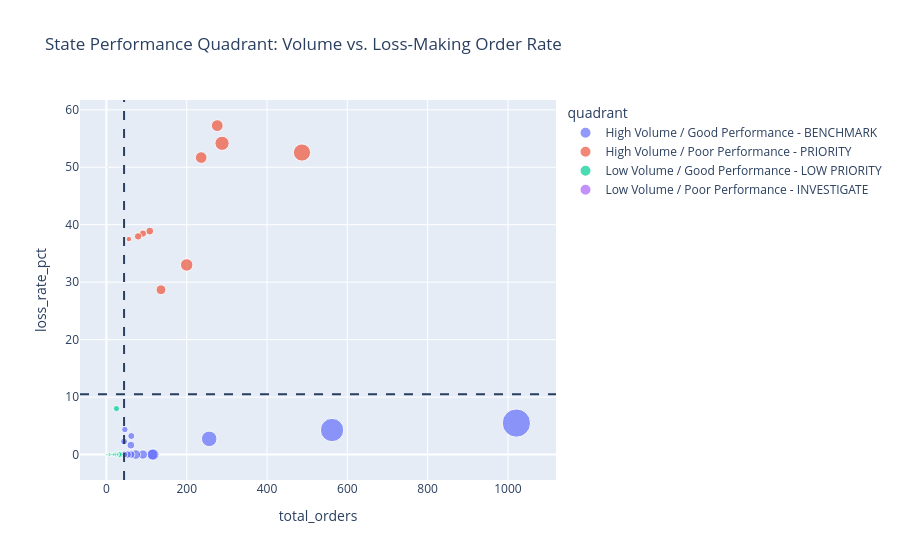

Here is the notebook cell this chart was saved with:
### Code cell
fig = px.scatter(loc_perf, x='total_orders', y='loss_rate_pct', size='total_revenue', color='quadrant',
                 hover_name='state', title='State Performance Quadrant: Volume vs. Loss-Making Order Rate')
fig.add_vline(x=median_orders, line_dash='dash')
fig.add_hline(y=avg_loss, line_dash='dash')
fig.show()

### Figure 1 — Plotly figure (JSON) as saved in the notebook; plotly's stock layout.template omitted (floating-point values rounded to 4 significant figures)
{"data": [{"hovertemplate": "<b>%{hovertext}</b><br><br>quadrant=High Volume / Good Performance - BENCHMARK<br>total_orders=%{x}<br>loss_rate_pct=%{y}<br>total_revenue=%{marker.size}<extra></extra>", "hovertext": ["California", "New York", "Washington", "Michigan", "Virginia", "Georgia", "Indiana", "Massachusetts", "New Jersey", "Kentucky", "Wisconsin", "Maryland", "Connecticut", "Minnesota", "Delaware"], "legendgroup": "High Volume / Good Performance - BENCHMARK", "marker": {"color": "#636efa", "size": [457700.0, 310900.0, 138600.0, 76270.0, 70640.0, 49100.0, 53560.0, 28630.0, 35760.0, 36590.0, 32110.0, 23710.0, 13380.0, 29860.0, 27450.0], "sizemode": "area", "sizeref": 1144.0, "symbol": "circle"}, "mode": "markers", "name": "High Volume / Good Performance - BENCHMARK", "orientation": "v", "showlegend": true, "type": "scatter", "x": [1021, 562, 256, 117, 115, 91, 73, 62, 61, 61, 53, 46, 45, 44, 44], "xaxis": "x", "y": [5.48, 4.27, 2.73, 0.0, 0.0, 0.0, 0.0, 3.23, 1.64, 0.0, 0.0, 4.35, 2.22, 0.0, 2.27], "yaxis": "y"}, {"hovertemplate": "<b>%{hovertext}</b><br><br>quadrant=High Volume / Poor Performance - PRIORITY<br>total_orders=%{x}<br>loss_rate_pct=%{y}<br>total_revenue=%{marker.size}<extra></extra>", "hovertext": ["Texas", "Pennsylvania", "Illinois", "Ohio", "Florida", "North Carolina", "Arizona", "Tennessee", "Colorado", "Oregon"], "legendgroup": "High Volume / Poor Performance - PRIORITY", "marker": {"color": "#EF553B", "size": [170200.0, 116500.0, 80170.0, 78260.0, 89470.0, 55600.0, 35280.0, 30660.0, 32110.0, 17430.0], "sizemode": "area", "sizeref": 1144.0, "symbol": "circle"}, "mode": "markers", "name": "High Volume / Poor Performance - PRIORITY", "orientation": "v", "showlegend": true, "type": "scatter", "x": [487, 288, 276, 236, 200, 136, 108, 91, 79, 56], "xaxis": "x", "y": [52.57, 54.17, 57.25, 51.69, 33.0, 28.68, 38.89, 38.46, 37.97, 37.5], "yaxis": "y"}, {"hovertemplate": "<b>%{hovertext}</b><br><br>quadrant=Low Volume / Good Performance - LOW PRIORITY<br>total_orders=%{x}<br>loss_rate_pct=%{y}<br>total_revenue=%{marker.size}<extra></extra>", "hovertext": ["Alabama", "Oklahoma", "Missouri", "Arkansas", "Mississippi", "Utah", "Rhode Island", "Nebraska", "Nevada", "New Mexico", "Louisiana", "South Carolina", "New Hampshire", "Iowa", "Kansas", "Idaho", "Montana", "Vermont", "South Dakota", "District of Columbia", "Maine", "North Dakota", "Wyoming"], "legendgroup": "Low Volume / Good Performance - LOW PRIORITY", "marker": {"color": "#00cc96", "size": [19510.0, 19680.0, 22210.0, 11680.0, 10770.0, 11220.0, 22630.0, 7465.0, 16730.0, 4784.0, 9217.0, 8482.0, 7293.0, 4580.0, 2914.0, 4382.0, 5589.0, 8929.0, 1316.0, 2865.0, 1271.0, 919.9, 1603.0], "sizemode": "area", "sizeref": 1144.0, "symbol": "circle"}, "mode": "markers", "name": "Low Volume / Good Performance - LOW PRIORITY", "orientation": "v", "showlegend": true, "type": "scatter", "x": [34, 34, 30, 27, 26, 26, 25, 23, 23, 22, 21, 20, 17, 17, 14, 11, 8, 6, 5, 4, 3, 2, 1], "xaxis": "x", "y": [0.0, 0.0, 0.0, 0.0, 0.0, 0.0, 8.0, 0.0, 0.0, 0.0, 0.0, 0.0, 0.0, 0.0, 0.0, 0.0, 0.0, 0.0, 0.0, 0.0, 0.0, 0.0, 0.0], "yaxis": "y"}, {"hovertemplate": "<b>%{hovertext}</b><br><br>quadrant=Low Volume / Poor Performance - INVESTIGATE<br>total_orders=%{x}<br>loss_rate_pct=%{y}<br>total_revenue=%{marker.size}<extra></extra>", "hovertext": ["West Virginia"], "legendgroup": "Low Volume / Poor Performance - INVESTIGATE", "marker": {"color": "#ab63fa", "size": [1210.0], "sizemode": "area", "sizeref": 1144.0, "symbol": "circle"}, "mode": "markers", "name": "Low Volume / Poor Performance - INVESTIGATE", "orientation": "v", "showlegend": true, "type": "scatter", "x": [2], "xaxis": "x", "y": [50.0], "yaxis": "y"}], "layout": {"legend": {"itemsizing": "constant", "title": {"text": "quadrant"}, "tracegroupgap": 0}, "shapes": [{"line": {"dash": "dash"}, "type": "line", "x0": 44.0, "x1": 44.0, "xref": "x", "y0": 0, "y1": 1, "yref": "y domain"}, {"line": {"dash": "dash"}, "type": "line", "x0": 0, "x1": 1, "xref": "x domain", "y0": 10.5, "y1": 10.5, "yref": "y"}], "title": {"text": "State Performance Quadrant: Volume vs. Loss-Making Order Rate"}, "xaxis": {"anchor": "y", "domain": [0.0, 1.0], "title": {"text": "total_orders"}}, "yaxis": {"anchor": "x", "domain": [0.0, 1.0], "title": {"text": "loss_rate_pct"}}}}
